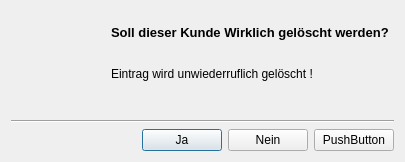
<?xml version="1.0" encoding="UTF-8"?>
<ui version="4.0">
 <class>Dialog</class>
 <widget class="QDialog" name="Dialog">
  <property name="geometry">
   <rect>
    <x>0</x>
    <y>0</y>
    <width>405</width>
    <height>162</height>
   </rect>
  </property>
  <property name="windowTitle">
   <string>Dialog</string>
  </property>
  <layout class="QVBoxLayout" name="verticalLayout_2">
   <item>
    <layout class="QHBoxLayout" name="horizontalLayout_2">
     <property name="spacing">
      <number>30</number>
     </property>
     <item>
      <widget class="QLabel" name="label_3">
       <property name="maximumSize">
        <size>
         <width>70</width>
         <height>100</height>
        </size>
       </property>
       <property name="frameShape">
        <enum>QFrame::NoFrame</enum>
       </property>
       <property name="text">
        <string/>
       </property>
       <property name="pixmap">
        <pixmap resource="res.qrc">:/newPrefix/res/1326055942_emblem-nowrite.png</pixmap>
       </property>
       <property name="scaledContents">
        <bool>true</bool>
       </property>
      </widget>
     </item>
     <item>
      <layout class="QVBoxLayout" name="verticalLayout">
       <property name="spacing">
        <number>0</number>
       </property>
       <property name="bottomMargin">
        <number>20</number>
       </property>
       <item>
        <widget class="QLabel" name="label">
         <property name="font">
          <font>
           <pointsize>10</pointsize>
           <weight>75</weight>
           <bold>true</bold>
          </font>
         </property>
         <property name="text">
          <string>Soll dieser Kunde Wirklich gelöscht werden?</string>
         </property>
         <property name="textFormat">
          <enum>Qt::AutoText</enum>
         </property>
        </widget>
       </item>
       <item>
        <widget class="QLabel" name="label_2">
         <property name="frameShape">
          <enum>QFrame::NoFrame</enum>
         </property>
         <property name="text">
          <string>Eintrag wird unwiederruflich gelöscht !</string>
         </property>
         <property name="textFormat">
          <enum>Qt::AutoText</enum>
         </property>
        </widget>
       </item>
      </layout>
     </item>
    </layout>
   </item>
   <item>
    <widget class="Line" name="line">
     <property name="orientation">
      <enum>Qt::Horizontal</enum>
     </property>
    </widget>
   </item>
   <item>
    <layout class="QHBoxLayout" name="horizontalLayout">
     <item>
      <spacer name="horizontalSpacer">
       <property name="orientation">
        <enum>Qt::Horizontal</enum>
       </property>
       <property name="sizeHint" stdset="0">
        <size>
         <width>40</width>
         <height>20</height>
        </size>
       </property>
      </spacer>
     </item>
     <item>
      <widget class="QPushButton" name="pushButton">
       <property name="text">
        <string>Ja</string>
       </property>
      </widget>
     </item>
     <item>
      <widget class="QPushButton" name="pushButton_2">
       <property name="text">
        <string>Nein</string>
       </property>
      </widget>
     </item>
     <item>
      <widget class="QPushButton" name="pushButton_3">
       <property name="text">
        <string>PushButton</string>
       </property>
      </widget>
     </item>
    </layout>
   </item>
  </layout>
 </widget>
 <resources>
  <include location="res.qrc"/>
 </resources>
 <connections/>
</ui>
